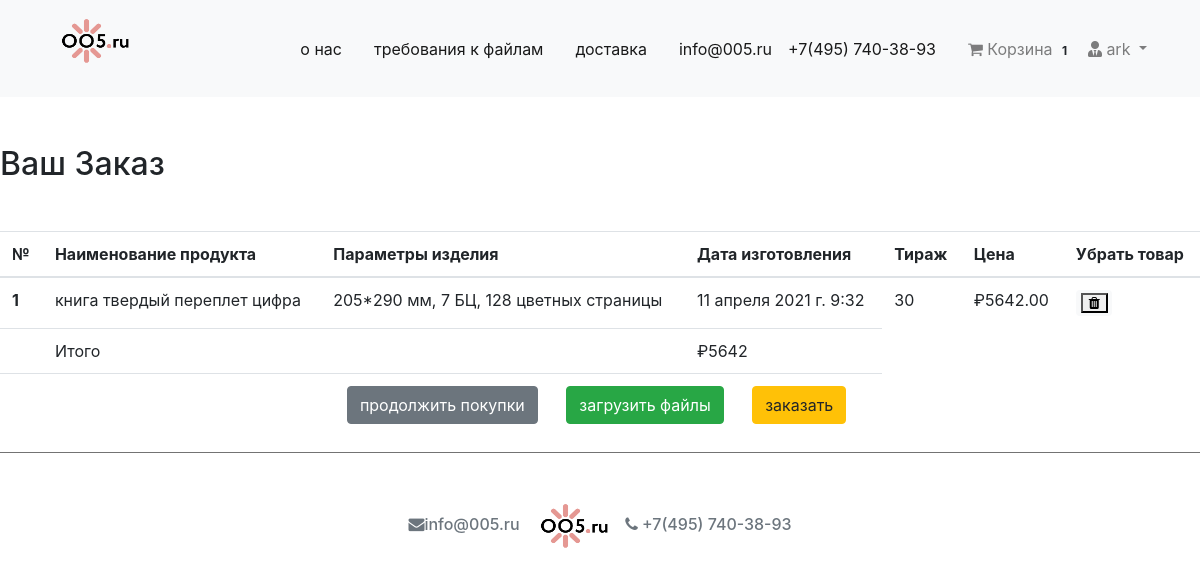
The app's page /cart/ (signed in) with its own data.
### cart/models.py (models this page shows, shortened)
class Order(models.Model):
    orderitems  = models.ManyToManyField(Cart)
    user = models.ForeignKey(User, on_delete=models.CASCADE)
    ordered = models.BooleanField(default=False)
    created = models.DateTimeField(auto_now_add=True)
    paymentId = models.CharField(max_length=200, blank=True , null=True)
    orderId = models.CharField(max_length=200, blank=True, null=True)
    def get_totals(self):
        total = 0
        for order_item in self.orderitems.all():
            total += order_item.get_total()
        return total

class Cart(models.Model):
    user = models.ForeignKey(User, on_delete=models.CASCADE)
    item = models.ForeignKey(Product, on_delete=models.CASCADE)
    quantity = models.IntegerField(default=1)
    purchased = models.BooleanField(default=False)
    created = models.DateTimeField(auto_now_add=True)
    def get_total(self):
        boxsize = self.item.boxsizes_set.get(value = self.item.box_size)
        if self.item.tirazh<self.item.lim1:
            self.item.tirazh=self.item.lim1
        elif self.item.tirazh>self.item.lim2:
            self.item.tirazh=self.item.lim2
        a = float(boxsize.b*self.item.tirazh**2+boxsize.h*self.item.tirazh**1+boxsize.d)*self.item.p
        return a

### products/models.py (models this page shows, shortened)
class  Product(PolymorphicModel):
    mainimage = models.ImageField(upload_to='products/', blank=True, null=True)
    name = models.CharField(max_length=300, default = None, null=True)
    slug = models.SlugField(default = None, null=True)
    subcategory = models.ForeignKey(SubCategory, on_delete=models.CASCADE, default = None, null=True)
    category = models.ForeignKey(Category, on_delete=models.CASCADE, default = None, null=True)
    preview_text = models.TextField(max_length=50, verbose_name='Preview Text', blank=True, null=True)
    detail_text = models.TextField(max_length=1000, verbose_name='Detail Text', blank=True, null=True)
    lim1 = models.FloatField(default = None, null=True)
    lim2 = models.FloatField(default = None, null=True)
    tirazh = models.IntegerField(null=False)
    t = models.IntegerField(null=True)
    p = models.FloatField(default = None, null=True)
    box_size = models.CharField(max_length=50)
    def timeplus(self):
        t = self.t
        futuredate = datetime.now() + timedelta(days=t)
        return futuredate
    def calc(self):
        boxsize = self.boxsizes_set.get(value = self.box_size)
        a = float(boxsize.b*self.tirazh**2+boxsize.h*self.tirazh**1+boxsize.d)*self.p
        if self.tirazh<self.lim1:
            self.tirazh=self.lim1
        elif self.tirazh>self.lim2:
            self.tirazh=self.lim2
        return "{0:.2f}".format(round(a,0))

class Note2 (Product):
    def __init__(self, *args, **kwargs):
        super(Note2, self).__init__(*args, **kwargs)

class BoxSizes(models.Model):
    value = models.CharField(max_length=80)
    name = models.CharField(max_length=80)
    product = models.ForeignKey(Product, on_delete=models.CASCADE, null = True, blank = True)
    b = models.FloatField(null = True, blank = True)
    h = models.FloatField(null = True, blank = True)
    d = models.FloatField(null = True, blank = True)

### cart/views.py (the view)
# urls.py: path('cart/', CartView, name='cart-home'),
def CartView(request):
    user = request.user
    carts = Cart.objects.filter(user=user, purchased=False)
    orders = Order.objects.filter(user=user, ordered=False)
    if carts.exists():
        if orders.exists():
            order = orders[0]
            return render(request, 'cart/home.html', {"carts": carts, 'order': order})
        else:
            messages.warning(request, "У вас нет никакого товара в вашей корзине")
            return redirect("mainapp:home")
    else:
        messages.warning(request, "У вас нет никакого товара в вашей корзине")
        return redirect("mainapp:home")

### cart/templatetags/cart_tag.py (called while the page is built)
@register.filter
def cart_total(user):
    order = Order.objects.filter(user=user, ordered=False)
    if order.exists():
    	return order[0].orderitems.count()
    else:
    	return 0

### cart/templates/cart/home.html (shortened to what this page needs)
{% extends 'products/base.html' %}
{% block content %}
<div class="my-5">
	<h2>Ваш Заказ</h2>
</div>
<table class="table table-hover">
  <thead>
    <tr>
      <th scope="col">№</th>
      <th scope="col">Наименование продукта</th>
      <th scope="col">Параметры изделия</th>
      <th scope="col">Дата изготовления</th>
      <th scope="col">Тираж</th>
      <th scope="col">Цена</th>
      <th scope="col">Убрать товар</th>
    </tr>
  </thead>
  <tbody>
  	{% for cart in carts %}
    <tr>
      <th scope="row">{{ forloop.counter }}</th>
      <td>{{ cart.item.name }}</td>
      <td>{{ cart.item.box_size}}</td
      <td>
      <td> {{ cart.item.timeplus}} </td>
      <td>
      </td>
      <td>₽{{ cart.item.calc }}</td>
      <td>
        <a class="mr-2" href="{% url 'mainapp:decrease-cart' cart.item.slug %}"><span class="badge badge-light"><button style="font-size:14px"> <i class="fa fa-trash" aria-hidden="true"></i></i></button></span></a>
     <html>
      <head>
      <link rel="stylesheet" href="https://cdnjs.cloudflare.com/ajax/libs/font-awesome/4.7.0/css/font-awesome.min.css">
      </head>
      <body>
    </td>
    </tr>
	{% endfor %}
    <tr>
      <th scope="row"></th>
      <td colspan="2">Итого</td>
      <td>₽{{ order.get_totals| floatformat:0 }}</td>
    </tr>
    <tr>
      <th scope="row"></th>
      <td colspan="3" class="text-right ">
       <a href="/" class="btn btn-secondary mr-4" >продолжить покупки</a>
        <a href="{% url 'mainapp:upload_file' %}" class="btn btn-success mr-4"> загрузить файлы</a>
       <a href="{% url 'checkout:index' %}" class="btn btn-warning mr-4">заказать</a>
      </td>
    </tr>
  </tbody>
</table>
{% endblock %}

### products/templates/products/base.html (shortened to what this page needs)
{% load static %}
{% load thumbnail %}
{% block style %}
<!DOCTYPE html>
<html lang="en">
<head>
  <link rel="stylesheet" href="https://stackpath.bootstrapcdn.com/bootstrap/4.3.1/css/bootstrap.min.css">
  <link href="https://cdnjs.cloudflare.com/ajax/libs/font-awesome/5.10.2/css/all.css" rel="stylesheet">
  <link rel="stylesheet" href="{% static 'css/main.css' %}">
</head>
<body>
  {% include 'products/navbar.html' %}
  {% block content %}
  {% endblock %}
</body>
</body>
</html>
<hr  width="100%" size="17" color="	#808080" />
<h6 class="text-center"><span class="text-muted"> <i class="fa fa-envelope" aria-hidden="true"></i>info@005.ru
  <a href="/">
      <img src="/media/products/logo_rose.png" width="97" height="65">
  </a>
<i class="fa fa-phone"></i>      +7(495) 740-38-93</p></h6></span>
{% endblock %}

### products/templates/products/navbar.html (shortened to what this page needs)
{% load cart_tag %}
<nav class="navbar navbar-expand-lg navbar-light bg-light">
  <div class="container">
  <a href="/">
    <figure class="stock">
      <img src="/media/products/logo_rose.png" width="97" height="65">
    </figure>
  </a>
  <div class="collapse navbar-collapse" id="navbarNav">
    <ul class="navbar-nav ml-auto">
      <li {% if request.path == 'contact' %}class="nav-item active"{% else %}class="nav-item"{% endif %}>
        <a class="nav-link active" href="/about.html/">о нас <span class="sr-only">(current)</span></a>
      </li>
      <li class="nav-item">
        <a class="nav-link" href="/"></a>
      </li>
      <li class="nav-item">
        <a class="nav-link active" href="/requirements.html/">требования к файлам</a>
      </li>
      <li class="nav-item">
        <a class="nav-link" href="/"></a>
      </li>
      <li class="nav-item">
        <a class="nav-link active" href="/delivery.html/">доставка</a>
      </li>
      <li class="nav-item">
        <a class="nav-link" href="/"></a>
      </li>
      <a class="nav-link active" href="/">info@005.ru</a>
      <a class="nav-link active" href="/">+7(495) 740-38-93</a>
    <li class="nav-item">
      <a class="nav-link" href="/"></a>
    </li>
      {% if request.user.is_authenticated %}
      <li class="nav-item">
        <a class="nav-link" href="{% url 'mainapp:cart-home' %}">
          <i class="fa fa-shopping-cart"></i>  Корзина
          <span class="badge badge-light">{{ request.user| cart_total }}</span>
        </a>
      </li>
      <li class="nav-item dropdown">
        <a class="nav-link dropdown-toggle" href="#" id="navbarDropdown" role="button" data-toggle="dropdown" aria-haspopup="true" aria-expanded="false">
          <i class="fas fa-user-tie"></i> {{ request.user.username }}
        </a>
      </li>
      {% else %}
       <li class="nav-item">
        <a  class="btn btn-success" href="/accounts/login/">Логин / Регистрация</a>
      </li>
      {% endif %}
    </ul>
  </div>
  </div>
</nav>

### cart/templates/cart/home.html (style rules this page uses)
body { background-image: url("/media/products/p1.png"); }

### records on screen
Cart: item.name "книга твердый переплет цифра", item.box_size "205*290 мм, 7 БЦ, 128 цветных страницы", item.timeplus "11 апреля 2021 г. 9:32", item.calc "5642.00"
Order: get_totals "5642"

### other values on screen
{{ request.user| cart_total }} "1"
{{ request.user.username }} "ark"
